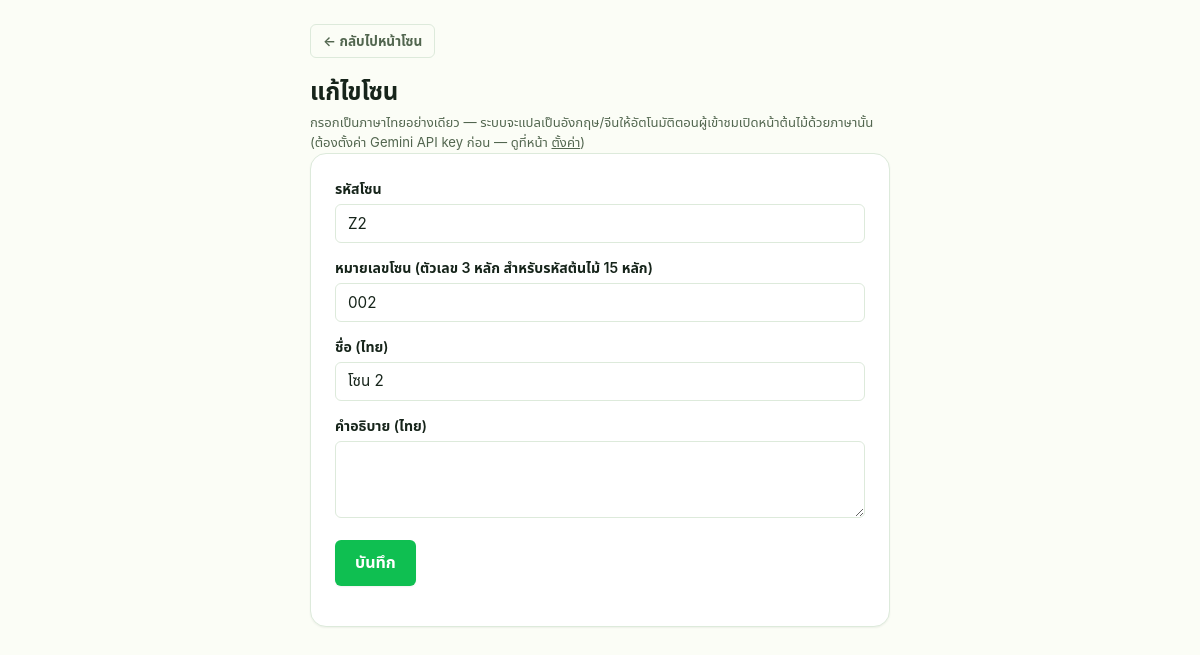
The app's page /admin/zone_form.php?id=2 (signed in) with its own data.
### tables this page shows
CREATE TABLE zones (
    id           BIGINT UNSIGNED AUTO_INCREMENT PRIMARY KEY,
    zone_code    VARCHAR(50) NOT NULL UNIQUE,
    zone_number  CHAR(3) NOT NULL UNIQUE,  
    name         VARCHAR(150) NOT NULL,  
    name_en      VARCHAR(150) NULL,
    name_zh      VARCHAR(150) NULL,
    description    TEXT NULL,
    description_en TEXT NULL,
    description_zh TEXT NULL,
    created_at   DATETIME NOT NULL DEFAULT CURRENT_TIMESTAMP,
    updated_at   DATETIME NOT NULL DEFAULT CURRENT_TIMESTAMP ON UPDATE CURRENT_TIMESTAMP
);

### includes/functions.php (called while the page is built, shortened)
<?php
function e(string $value): string
{
    return htmlspecialchars($value, ENT_QUOTES, 'UTF-8');
}
function getZoneById(PDO $pdo, int $id): ?array
{
    $stmt = $pdo->prepare('SELECT * FROM zones WHERE id = :id');
    $stmt->execute(['id' => $id]);
    return $stmt->fetch() ?: null;
}

### admin/zone_form.php (the view, shortened to what this page needs)
<?php
$pdo = db();
$id = isset($_GET['id']) ? (int) $_GET['id'] : 0;
$zone = $id ? getZoneById($pdo, $id) : null;
$v = fn($key, $default = '') => e((string) ($zone[$key] ?? $default));
?>
<!doctype html>
<html lang="th">
<head>
<link rel="stylesheet" href="../public/assets/css/style.css">
</head>
<body>
<div class="admin-wrap admin-wrap-narrow">
  <p><a class="btn-outline btn-sm" href="zones.php">&larr; กลับไปหน้าโซน</a></p>
  <h1><?= $id ? 'แก้ไขโซน' : 'เพิ่มโซน' ?></h1>
  <p class="field-hint">กรอกเป็นภาษาไทยอย่างเดียว — ระบบจะแปลเป็นอังกฤษ/จีนให้อัตโนมัติตอนผู้เข้าชมเปิดหน้าต้นไม้ด้วยภาษานั้น<?= AI_ENABLED ? '' : ' (ต้องตั้งค่า Gemini API key ก่อน — ดูที่หน้า <a href="settings.php#ai-translation">ตั้งค่า</a>)' ?></p>
  <form method="post">
    <label for="zone_code">รหัสโซน</label>
    <input type="text" id="zone_code" name="zone_code" value="<?= $v('zone_code') ?>" required placeholder="เช่น Z1">
    <label for="zone_number">หมายเลขโซน (ตัวเลข 3 หลัก สำหรับรหัสต้นไม้ 15 หลัก)</label>
    <input type="text" id="zone_number" name="zone_number" value="<?= $v('zone_number') ?>"
           pattern="\d{3}" maxlength="3" placeholder="เช่น 001" required>
    <label for="name">ชื่อ (ไทย)</label>
    <input type="text" id="name" name="name" value="<?= $v('name') ?>" required>
    <label for="description">คำอธิบาย (ไทย)</label>
    <textarea id="description" name="description" rows="3"><?= $v('description') ?></textarea>
    <p><button class="btn" type="submit">บันทึก</button></p>
  </form>
</div>
</body>
</html>

### public/assets/css/style.css (style rules this page uses)
:root { --green-50: #e6fbea; --green-100: #c3f5cd; --green-400: #2fe273; --green-500: #0fbf51; --green-600: #0a9c43; --green-700: #077a35; --amber-100: #fff2cf; --amber-600: #a66a00; --red-100: #ffe3e6; --red-600: #e01e42; --red-700: #c11536; --blue-100: #dcf0ff; --blue-600: #0d84e8; --gray-100: #f0f5f0; --bg: #fbfdf6; --card: #ffffff; --text: #16241a; --muted: #52664f; --faint: #839280; --border: #ddeadb; --radius-sm: 6px; --radius-md: 10px; --radius-lg: 16px; --shadow-sm: 0 1px 2px rgba(20, 30, 20, 0.06); --shadow-md: 0 4px 16px rgba(20, 30, 20, 0.08); --shadow-lg: 0 12px 32px rgba(20, 30, 20, 0.12); --font: -apple-system, BlinkMacSystemFont, "Segoe UI", Roboto, "Noto Sans Thai", Arial, sans-serif; --ease: cubic-bezier(0.4, 0, 0.2, 1); }
* { box-sizing: border-box; }
html { -webkit-text-size-adjust: 100%; }
body { margin: 0; font-family: var(--font); background: var(--bg); color: var(--text); line-height: 1.5; -webkit-font-smoothing: antialiased; }
a { color: inherit; }
.btn { display: inline-flex; align-items: center; justify-content: center; gap: 6px; padding: 11px 20px; border-radius: var(--radius-sm); border: none; background: var(--green-500); color: #fff; font-family: inherit; font-size: 1rem; font-weight: 600; cursor: pointer; text-decoration: none; transition: background 0.15s var(--ease), transform 0.08s var(--ease), box-shadow 0.15s var(--ease); box-shadow: var(--shadow-sm); }
.btn-outline { display: inline-flex; align-items: center; justify-content: center; gap: 6px; padding: 11px 20px; border-radius: var(--radius-sm); border: 1.5px solid var(--border); background: transparent; color: var(--muted); font-family: inherit; font-size: 1rem; font-weight: 600; cursor: pointer; text-decoration: none; transition: background 0.15s var(--ease), color 0.15s var(--ease), border-color 0.15s var(--ease); }
.btn-sm { padding: 6px 12px; font-size: 0.85rem; border-radius: var(--radius-sm); }
.admin-wrap { max-width: 1000px; margin: 24px auto 60px; padding: 0 20px; font-family: var(--font); }
.admin-wrap h1 { font-size: 1.5rem; font-weight: 800; letter-spacing: -0.01em; margin: 0; }
.admin-wrap form:not(.inline):not(.inline-add-form):not(.inline-lead-form) { background: var(--card); border: 1px solid var(--border); border-radius: var(--radius-lg); padding: 24px; box-shadow: var(--shadow-sm); }
.admin-wrap label { display: block; margin: 14px 0 5px; font-weight: 600; font-size: 0.88rem; color: var(--text); }
.admin-wrap label:first-child { margin-top: 0; }
.admin-wrap input[type=text], .admin-wrap input[type=number], .admin-wrap input[type=password], .admin-wrap input[type=email], .admin-wrap input[type=url], .admin-wrap input[type=date], .admin-wrap textarea, .admin-wrap select, .admin-wrap input[type=file] { width: 100%; padding: 9px 12px; border: 1.5px solid var(--border); border-radius: var(--radius-sm); font-size: 0.95rem; font-family: inherit; background: var(--card); color: var(--text); transition: border-color 0.15s var(--ease), box-shadow 0.15s var(--ease); }
.admin-wrap-narrow { max-width: 620px; }
.field-hint { margin: 3px 0 0; font-size: 0.82rem; color: var(--muted); }

### records on screen
zones: zone_code "Z2", zone_number "002", name "โซน 2"
